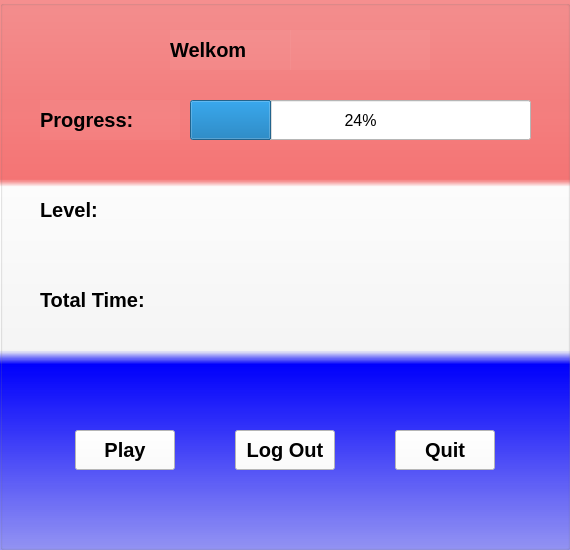
<?xml version="1.0" encoding="UTF-8"?>
<ui version="4.0">
 <class>menu_window</class>
 <widget class="QMainWindow" name="menu_window">
  <property name="geometry">
   <rect>
    <x>0</x>
    <y>0</y>
    <width>570</width>
    <height>550</height>
   </rect>
  </property>
  <property name="minimumSize">
   <size>
    <width>570</width>
    <height>550</height>
   </size>
  </property>
  <property name="maximumSize">
   <size>
    <width>570</width>
    <height>550</height>
   </size>
  </property>
  <property name="windowTitle">
   <string>PyBoysFlashcards</string>
  </property>
  <property name="styleSheet">
   <string notr="true"/>
  </property>
  <widget class="QWidget" name="centralwidget">
   <widget class="QGroupBox" name="groupBox">
    <property name="geometry">
     <rect>
      <x>0</x>
      <y>0</y>
      <width>570</width>
      <height>550</height>
     </rect>
    </property>
    <property name="styleSheet">
     <string notr="true">background-color: qlineargradient(spread:pad, x1:0, y1:0, x2:0, y2:1, stop:0 rgba(255, 0, 0, 102), stop:0.326316 rgba(255, 0, 0, 130), stop:0.339799 rgba(255, 255, 255, 255), stop:0.636842 rgba(255, 255, 255, 135), stop:0.662469 rgba(0, 0, 255, 255), stop:1 rgba(0, 0, 255, 95));</string>
    </property>
    <property name="title">
     <string/>
    </property>
    <widget class="QLabel" name="which_user">
     <property name="geometry">
      <rect>
       <x>290</x>
       <y>30</y>
       <width>140</width>
       <height>40</height>
      </rect>
     </property>
     <property name="font">
      <font>
       <pointsize>15</pointsize>
       <weight>75</weight>
       <bold>true</bold>
       <strikeout>false</strikeout>
      </font>
     </property>
     <property name="styleSheet">
      <string notr="true">background-color: rgba(255, 255, 255, 10);</string>
     </property>
     <property name="text">
      <string/>
     </property>
    </widget>
    <widget class="QLabel" name="progress_label">
     <property name="geometry">
      <rect>
       <x>40</x>
       <y>100</y>
       <width>140</width>
       <height>40</height>
      </rect>
     </property>
     <property name="font">
      <font>
       <pointsize>15</pointsize>
       <weight>75</weight>
       <bold>true</bold>
       <strikeout>false</strikeout>
      </font>
     </property>
     <property name="styleSheet">
      <string notr="true">background-color: rgba(255, 255, 255, 10);</string>
     </property>
     <property name="text">
      <string>Progress:</string>
     </property>
    </widget>
    <widget class="QProgressBar" name="progress">
     <property name="geometry">
      <rect>
       <x>190</x>
       <y>100</y>
       <width>341</width>
       <height>40</height>
      </rect>
     </property>
     <property name="font">
      <font>
       <pointsize>12</pointsize>
      </font>
     </property>
     <property name="styleSheet">
      <string notr="true">background-color: rgb(255, 255, 255);</string>
     </property>
     <property name="value">
      <number>24</number>
     </property>
    </widget>
    <widget class="QLabel" name="level_label">
     <property name="geometry">
      <rect>
       <x>40</x>
       <y>190</y>
       <width>101</width>
       <height>40</height>
      </rect>
     </property>
     <property name="font">
      <font>
       <pointsize>15</pointsize>
       <weight>75</weight>
       <bold>true</bold>
      </font>
     </property>
     <property name="styleSheet">
      <string notr="true">background-color: rgb(255, 255, 255,10);</string>
     </property>
     <property name="text">
      <string>Level:</string>
     </property>
    </widget>
    <widget class="QLabel" name="progress_label_5">
     <property name="geometry">
      <rect>
       <x>40</x>
       <y>280</y>
       <width>131</width>
       <height>40</height>
      </rect>
     </property>
     <property name="font">
      <font>
       <pointsize>15</pointsize>
       <weight>75</weight>
       <bold>true</bold>
      </font>
     </property>
     <property name="styleSheet">
      <string notr="true">background-color: rgb(255, 255, 255,10);</string>
     </property>
     <property name="text">
      <string>Total Time:</string>
     </property>
    </widget>
    <widget class="QLabel" name="total_time_show">
     <property name="geometry">
      <rect>
       <x>190</x>
       <y>280</y>
       <width>141</width>
       <height>40</height>
      </rect>
     </property>
     <property name="font">
      <font>
       <pointsize>15</pointsize>
       <weight>75</weight>
       <bold>true</bold>
      </font>
     </property>
     <property name="styleSheet">
      <string notr="true">background-color: rgb(255, 255, 255,10);</string>
     </property>
     <property name="text">
      <string/>
     </property>
    </widget>
    <widget class="QPushButton" name="play">
     <property name="geometry">
      <rect>
       <x>75</x>
       <y>430</y>
       <width>100</width>
       <height>40</height>
      </rect>
     </property>
     <property name="font">
      <font>
       <pointsize>15</pointsize>
       <weight>75</weight>
       <bold>true</bold>
      </font>
     </property>
     <property name="styleSheet">
      <string notr="true">background-color: rgb(255, 255, 255);</string>
     </property>
     <property name="text">
      <string>Play</string>
     </property>
    </widget>
    <widget class="QPushButton" name="quit_2">
     <property name="geometry">
      <rect>
       <x>235</x>
       <y>430</y>
       <width>100</width>
       <height>40</height>
      </rect>
     </property>
     <property name="font">
      <font>
       <pointsize>15</pointsize>
       <weight>75</weight>
       <bold>true</bold>
      </font>
     </property>
     <property name="styleSheet">
      <string notr="true">background-color: rgb(255, 255, 255);</string>
     </property>
     <property name="text">
      <string>Log Out</string>
     </property>
    </widget>
    <widget class="QLabel" name="which_user_label">
     <property name="geometry">
      <rect>
       <x>170</x>
       <y>30</y>
       <width>121</width>
       <height>40</height>
      </rect>
     </property>
     <property name="font">
      <font>
       <pointsize>15</pointsize>
       <weight>75</weight>
       <bold>true</bold>
       <strikeout>false</strikeout>
      </font>
     </property>
     <property name="styleSheet">
      <string notr="true">background-color: rgba(255, 255, 255, 10);</string>
     </property>
     <property name="text">
      <string>Welkom</string>
     </property>
    </widget>
    <widget class="QPushButton" name="quit">
     <property name="geometry">
      <rect>
       <x>395</x>
       <y>430</y>
       <width>100</width>
       <height>40</height>
      </rect>
     </property>
     <property name="font">
      <font>
       <pointsize>15</pointsize>
       <weight>75</weight>
       <bold>true</bold>
      </font>
     </property>
     <property name="styleSheet">
      <string notr="true">background-color: rgb(255, 255, 255);</string>
     </property>
     <property name="text">
      <string>Quit</string>
     </property>
    </widget>
    <widget class="QLabel" name="level">
     <property name="geometry">
      <rect>
       <x>190</x>
       <y>190</y>
       <width>141</width>
       <height>40</height>
      </rect>
     </property>
     <property name="font">
      <font>
       <pointsize>15</pointsize>
       <weight>75</weight>
       <bold>true</bold>
      </font>
     </property>
     <property name="styleSheet">
      <string notr="true">background-color: rgb(255, 255, 255,10);</string>
     </property>
     <property name="text">
      <string/>
     </property>
    </widget>
    <widget class="QLabel" name="words_counter">
     <property name="geometry">
      <rect>
       <x>360</x>
       <y>190</y>
       <width>61</width>
       <height>40</height>
      </rect>
     </property>
     <property name="font">
      <font>
       <pointsize>15</pointsize>
       <weight>75</weight>
       <bold>true</bold>
      </font>
     </property>
     <property name="styleSheet">
      <string notr="true">background-color: rgb(255, 255, 255,10);</string>
     </property>
     <property name="text">
      <string/>
     </property>
    </widget>
    <widget class="QLabel" name="words_counter_2">
     <property name="geometry">
      <rect>
       <x>420</x>
       <y>190</y>
       <width>101</width>
       <height>40</height>
      </rect>
     </property>
     <property name="font">
      <font>
       <pointsize>15</pointsize>
       <weight>75</weight>
       <bold>true</bold>
      </font>
     </property>
     <property name="styleSheet">
      <string notr="true">background-color: rgb(255, 255, 255,10);</string>
     </property>
     <property name="text">
      <string/>
     </property>
    </widget>
   </widget>
  </widget>
 </widget>
 <resources/>
 <connections/>
</ui>
